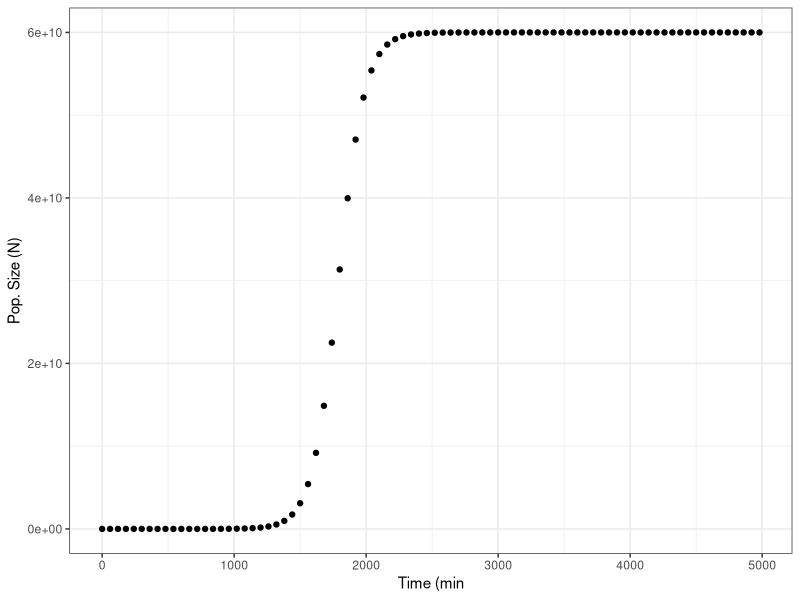
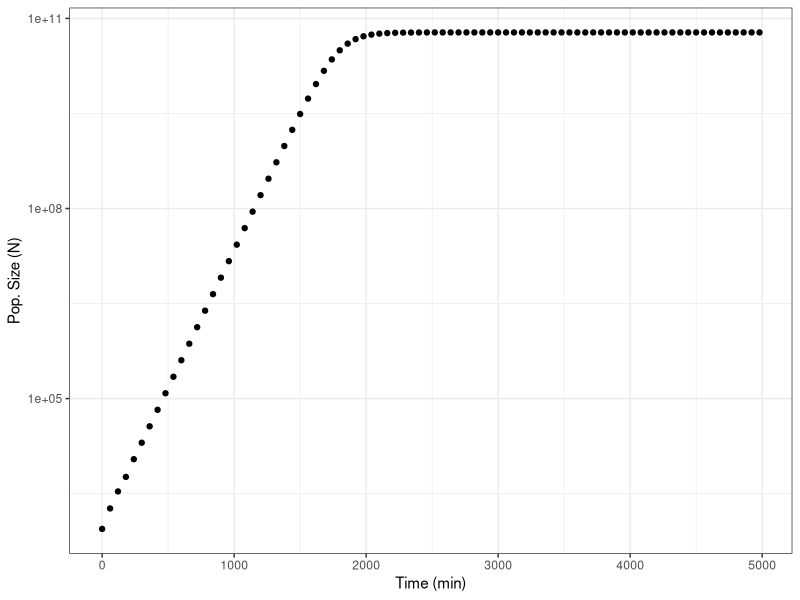

Generate these figures, in order, with R:
## logistic_growth

## R script to plot a reproducible analysis of logistic growth

# installing and loading ggplot2 package into the library

install.packages("ggplot2") 
library(ggplot2)

# reading in experiment file in .csv format

growth_data <- read.csv("experiment.csv") 


## Plotting time against population size

ggplot(aes(t,N), data = growth_data) + # Plotting time (t) and population size (N) on the x and y axes, respectively
  
  geom_point() + # Plotting individual data points
  
  xlab("Time (min") + # adding x axis label
  
  ylab("Pop. Size (N)") + # adding y axis label
  
  theme_bw() # creating a black and white theme  

## Plotting the same data on a log scale 

ggplot(aes(t,N), data = growth_data) +
  
  geom_point() +
  
  xlab("Time (min)") +
  
  ylab("Pop. Size (N)") +
  
  scale_y_continuous(trans='log10') + 
 
  theme_bw()

